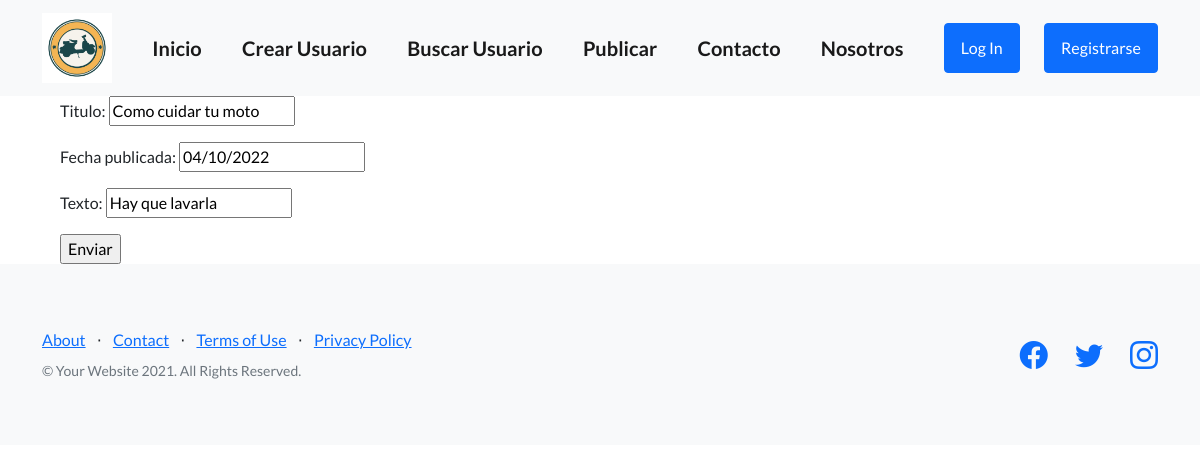
Screenshot of /editar_articulo/55 with the database file from the repository.
### appUsuario/models.py (models this page shows, shortened)
class Articulo(models.Model):
    titulo = models.CharField(max_length=64)
    fecha_publicada = models.DateField()
    texto = models.TextField(max_length=1000)

### appUsuario/views.py (the view)
# urls.py: path('editar_articulo/<int:id>', views.editar_articulo, name="editar_articulo"),
def editar_articulo(request, id):
    articulo = Articulo.objects.get(id=id)
    if request.method == 'POST':
        formulario = ArticuloFormulario(request.POST)
        if formulario.is_valid():
            data = formulario.cleaned_data
            articulo.titulo = data['titulo']
            articulo.fecha_publicada = data['fecha_publicada']
            articulo.texto = data['texto']
            articulo.save()
            return redirect(reverse('inicio'))
    else:
        inicial = {
            'titulo':articulo.titulo,
            'fecha_publicada': articulo.fecha_publicada,
            'texto': articulo.texto,
        }
        formulario = ArticuloFormulario(initial=inicial)
    return render(request,'appUsuario/crear_post_form.html',{"formulario": formulario})

### appUsuario/forms.py
class ArticuloFormulario(forms.Form):
    titulo = forms.CharField(max_length=64)
    fecha_publicada = forms.DateField()
    texto = forms.CharField(max_length=1000)

### appUsuario/templates/appUsuario/crear_post_form.html (shortened to what this page needs)
{%extends "appUsuario/template_basico.html"%}
{% block bloque_base %}
{%if exitoart%}
<div style = "background-color: aquamarine;"> Tu post fué guardado!! </div>
<br>
<a class="boton" href="{% url 'inicio' %}"><b>Volver al inicio</b></a>
<a class="boton" href="{% url 'crear_post' %}"><b>Crear un nuevo post</b></a>
{%else%}
<form method="post" style=" width: 50vw; margin-left : 5vw;">
    {{ formulario.as_p }}
    <input type="submit" value="Enviar"/>
</form>
{%endif%}
{% endblock bloque_base %}

### rows the page displays
Articulo: titulo "Como cuidar tu moto", fecha_publicada "04/10/2022", texto "Hay que lavarla"
